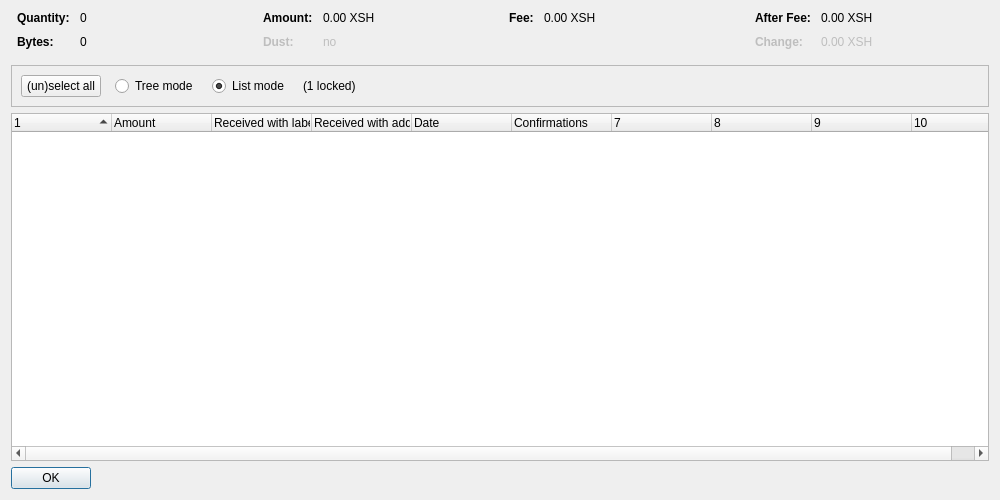
<?xml version="1.0" encoding="UTF-8"?>
<ui version="4.0">
 <class>CoinControlDialog</class>
 <widget class="QDialog" name="CoinControlDialog">
  <property name="geometry">
   <rect>
    <x>0</x>
    <y>0</y>
    <width>1000</width>
    <height>500</height>
   </rect>
  </property>
  <property name="windowTitle">
   <string>Coin Selection</string>
  </property>
  <layout class="QVBoxLayout" name="verticalLayout">
   <item>
    <layout class="QHBoxLayout" name="horizontalLayoutTop" stretch="0,0,0,0">
     <property name="topMargin">
      <number>0</number>
     </property>
     <property name="bottomMargin">
      <number>10</number>
     </property>
     <item>
      <layout class="QFormLayout" name="formLayoutCoinControl1">
       <property name="horizontalSpacing">
        <number>10</number>
       </property>
       <property name="verticalSpacing">
        <number>10</number>
       </property>
       <property name="leftMargin">
        <number>6</number>
       </property>
       <property name="rightMargin">
        <number>6</number>
       </property>
       <item row="0" column="0">
        <widget class="QLabel" name="labelCoinControlQuantityText">
         <property name="font">
          <font>
           <weight>75</weight>
           <bold>true</bold>
          </font>
         </property>
         <property name="text">
          <string>Quantity:</string>
         </property>
        </widget>
       </item>
       <item row="0" column="1">
        <widget class="QLabel" name="labelCoinControlQuantity">
         <property name="cursor">
          <cursorShape>IBeamCursor</cursorShape>
         </property>
         <property name="contextMenuPolicy">
          <enum>Qt::ActionsContextMenu</enum>
         </property>
         <property name="text">
          <string notr="true">0</string>
         </property>
         <property name="textInteractionFlags">
          <set>Qt::LinksAccessibleByMouse|Qt::TextSelectableByKeyboard|Qt::TextSelectableByMouse</set>
         </property>
        </widget>
       </item>
       <item row="1" column="0">
        <widget class="QLabel" name="labelCoinControlBytesText">
         <property name="font">
          <font>
           <weight>75</weight>
           <bold>true</bold>
          </font>
         </property>
         <property name="text">
          <string>Bytes:</string>
         </property>
        </widget>
       </item>
       <item row="1" column="1">
        <widget class="QLabel" name="labelCoinControlBytes">
         <property name="cursor">
          <cursorShape>IBeamCursor</cursorShape>
         </property>
         <property name="contextMenuPolicy">
          <enum>Qt::ActionsContextMenu</enum>
         </property>
         <property name="text">
          <string notr="true">0</string>
         </property>
         <property name="textInteractionFlags">
          <set>Qt::LinksAccessibleByMouse|Qt::TextSelectableByKeyboard|Qt::TextSelectableByMouse</set>
         </property>
        </widget>
       </item>
      </layout>
     </item>
     <item>
      <layout class="QFormLayout" name="formLayoutCoinControl2">
       <property name="horizontalSpacing">
        <number>10</number>
       </property>
       <property name="verticalSpacing">
        <number>10</number>
       </property>
       <property name="leftMargin">
        <number>6</number>
       </property>
       <property name="rightMargin">
        <number>6</number>
       </property>
       <item row="0" column="0">
        <widget class="QLabel" name="labelCoinControlAmountText">
         <property name="font">
          <font>
           <weight>75</weight>
           <bold>true</bold>
          </font>
         </property>
         <property name="text">
          <string>Amount:</string>
         </property>
        </widget>
       </item>
       <item row="0" column="1">
        <widget class="QLabel" name="labelCoinControlAmount">
         <property name="cursor">
          <cursorShape>IBeamCursor</cursorShape>
         </property>
         <property name="contextMenuPolicy">
          <enum>Qt::ActionsContextMenu</enum>
         </property>
         <property name="text">
          <string notr="true">0.00 XSH</string>
         </property>
         <property name="textInteractionFlags">
          <set>Qt::LinksAccessibleByMouse|Qt::TextSelectableByKeyboard|Qt::TextSelectableByMouse</set>
         </property>
        </widget>
       </item>
       <item row="1" column="0">
        <widget class="QLabel" name="labelCoinControlLowOutputText">
         <property name="enabled">
          <bool>false</bool>
         </property>
         <property name="font">
          <font>
           <weight>75</weight>
           <bold>true</bold>
          </font>
         </property>
         <property name="text">
          <string>Dust:</string>
         </property>
        </widget>
       </item>
       <item row="1" column="1">
        <widget class="QLabel" name="labelCoinControlLowOutput">
         <property name="enabled">
          <bool>false</bool>
         </property>
         <property name="cursor">
          <cursorShape>IBeamCursor</cursorShape>
         </property>
         <property name="contextMenuPolicy">
          <enum>Qt::ActionsContextMenu</enum>
         </property>
         <property name="text">
          <string notr="true">no</string>
         </property>
         <property name="textInteractionFlags">
          <set>Qt::LinksAccessibleByMouse|Qt::TextSelectableByKeyboard|Qt::TextSelectableByMouse</set>
         </property>
        </widget>
       </item>
      </layout>
     </item>
     <item>
      <layout class="QFormLayout" name="formLayoutCoinControl3">
       <property name="horizontalSpacing">
        <number>10</number>
       </property>
       <property name="verticalSpacing">
        <number>10</number>
       </property>
       <property name="leftMargin">
        <number>6</number>
       </property>
       <property name="rightMargin">
        <number>6</number>
       </property>
       <item row="0" column="0">
        <widget class="QLabel" name="labelCoinControlFeeText">
         <property name="font">
          <font>
           <weight>75</weight>
           <bold>true</bold>
          </font>
         </property>
         <property name="text">
          <string>Fee:</string>
         </property>
        </widget>
       </item>
       <item row="0" column="1">
        <widget class="QLabel" name="labelCoinControlFee">
         <property name="cursor">
          <cursorShape>IBeamCursor</cursorShape>
         </property>
         <property name="contextMenuPolicy">
          <enum>Qt::ActionsContextMenu</enum>
         </property>
         <property name="text">
          <string notr="true">0.00 XSH</string>
         </property>
         <property name="textInteractionFlags">
          <set>Qt::LinksAccessibleByMouse|Qt::TextSelectableByKeyboard|Qt::TextSelectableByMouse</set>
         </property>
        </widget>
       </item>
      </layout>
     </item>
     <item>
      <layout class="QFormLayout" name="formLayoutCoinControl4">
       <property name="horizontalSpacing">
        <number>10</number>
       </property>
       <property name="verticalSpacing">
        <number>10</number>
       </property>
       <property name="leftMargin">
        <number>6</number>
       </property>
       <property name="rightMargin">
        <number>6</number>
       </property>
       <item row="0" column="0">
        <widget class="QLabel" name="labelCoinControlAfterFeeText">
         <property name="font">
          <font>
           <weight>75</weight>
           <bold>true</bold>
          </font>
         </property>
         <property name="text">
          <string>After Fee:</string>
         </property>
        </widget>
       </item>
       <item row="0" column="1">
        <widget class="QLabel" name="labelCoinControlAfterFee">
         <property name="cursor">
          <cursorShape>IBeamCursor</cursorShape>
         </property>
         <property name="contextMenuPolicy">
          <enum>Qt::ActionsContextMenu</enum>
         </property>
         <property name="text">
          <string notr="true">0.00 XSH</string>
         </property>
         <property name="textInteractionFlags">
          <set>Qt::LinksAccessibleByMouse|Qt::TextSelectableByKeyboard|Qt::TextSelectableByMouse</set>
         </property>
        </widget>
       </item>
       <item row="1" column="0">
        <widget class="QLabel" name="labelCoinControlChangeText">
         <property name="enabled">
          <bool>false</bool>
         </property>
         <property name="font">
          <font>
           <weight>75</weight>
           <bold>true</bold>
          </font>
         </property>
         <property name="text">
          <string>Change:</string>
         </property>
        </widget>
       </item>
       <item row="1" column="1">
        <widget class="QLabel" name="labelCoinControlChange">
         <property name="enabled">
          <bool>false</bool>
         </property>
         <property name="cursor">
          <cursorShape>IBeamCursor</cursorShape>
         </property>
         <property name="contextMenuPolicy">
          <enum>Qt::ActionsContextMenu</enum>
         </property>
         <property name="text">
          <string notr="true">0.00 XSH</string>
         </property>
         <property name="textInteractionFlags">
          <set>Qt::LinksAccessibleByMouse|Qt::TextSelectableByKeyboard|Qt::TextSelectableByMouse</set>
         </property>
        </widget>
       </item>
      </layout>
     </item>
    </layout>
   </item>
   <item>
    <widget class="QFrame" name="frame">
     <property name="minimumSize">
      <size>
       <width>0</width>
       <height>40</height>
      </size>
     </property>
     <property name="frameShape">
      <enum>QFrame::StyledPanel</enum>
     </property>
     <property name="frameShadow">
      <enum>QFrame::Sunken</enum>
     </property>
     <layout class="QHBoxLayout" name="horizontalLayout">
      <item>
       <layout class="QHBoxLayout" name="horizontalLayoutPanel" stretch="0,0,0,0,0">
        <property name="spacing">
         <number>14</number>
        </property>
        <item>
         <widget class="QPushButton" name="pushButtonSelectAll">
          <property name="sizePolicy">
           <sizepolicy hsizetype="Maximum" vsizetype="Fixed">
            <horstretch>0</horstretch>
            <verstretch>0</verstretch>
           </sizepolicy>
          </property>
          <property name="text">
           <string>(un)select all</string>
          </property>
          <property name="autoDefault">
           <bool>false</bool>
          </property>
         </widget>
        </item>
        <item>
         <widget class="QRadioButton" name="radioTreeMode">
          <property name="sizePolicy">
           <sizepolicy hsizetype="Maximum" vsizetype="Fixed">
            <horstretch>0</horstretch>
            <verstretch>0</verstretch>
           </sizepolicy>
          </property>
          <property name="text">
           <string>Tree mode</string>
          </property>
         </widget>
        </item>
        <item>
         <widget class="QRadioButton" name="radioListMode">
          <property name="sizePolicy">
           <sizepolicy hsizetype="Maximum" vsizetype="Fixed">
            <horstretch>0</horstretch>
            <verstretch>0</verstretch>
           </sizepolicy>
          </property>
          <property name="text">
           <string>List mode</string>
          </property>
          <property name="checked">
           <bool>true</bool>
          </property>
         </widget>
        </item>
        <item>
         <widget class="QLabel" name="labelLocked">
          <property name="text">
           <string notr="true">(1 locked)</string>
          </property>
         </widget>
        </item>
        <item>
         <spacer name="horizontalSpacer">
          <property name="orientation">
           <enum>Qt::Horizontal</enum>
          </property>
          <property name="sizeHint" stdset="0">
           <size>
            <width>40</width>
            <height>20</height>
           </size>
          </property>
         </spacer>
        </item>
       </layout>
      </item>
     </layout>
    </widget>
   </item>
   <item>
    <widget class="CoinControlTreeWidget" name="treeWidget">
     <property name="contextMenuPolicy">
      <enum>Qt::CustomContextMenu</enum>
     </property>
     <property name="sortingEnabled">
      <bool>false</bool>
     </property>
     <property name="columnCount">
      <number>10</number>
     </property>
     <attribute name="headerShowSortIndicator" stdset="0">
      <bool>true</bool>
     </attribute>
     <attribute name="headerStretchLastSection">
      <bool>false</bool>
     </attribute>
     <column>
      <property name="text">
       <string/>
      </property>
     </column>
     <column>
      <property name="text">
       <string>Amount</string>
      </property>
     </column>
     <column>
      <property name="text">
       <string>Received with label</string>
      </property>
     </column>
     <column>
      <property name="text">
       <string>Received with address</string>
      </property>
     </column>
     <column>
      <property name="text">
       <string>Date</string>
      </property>
     </column>
     <column>
      <property name="text">
       <string>Confirmations</string>
      </property>
      <property name="toolTip">
       <string>Confirmed</string>
      </property>
     </column>
     <column>
      <property name="text">
       <string/>
      </property>
     </column>
     <column>
      <property name="text">
       <string/>
      </property>
     </column>
     <column>
      <property name="text">
       <string/>
      </property>
     </column>
     <column>
      <property name="text">
       <string/>
      </property>
     </column>
    </widget>
   </item>
   <item>
    <widget class="QDialogButtonBox" name="buttonBox">
     <property name="sizePolicy">
      <sizepolicy hsizetype="Maximum" vsizetype="Fixed">
       <horstretch>0</horstretch>
       <verstretch>0</verstretch>
      </sizepolicy>
     </property>
     <property name="orientation">
      <enum>Qt::Horizontal</enum>
     </property>
     <property name="standardButtons">
      <set>QDialogButtonBox::Ok</set>
     </property>
    </widget>
   </item>
  </layout>
 </widget>
 <customwidgets>
  <customwidget>
   <class>CoinControlTreeWidget</class>
   <extends>QTreeWidget</extends>
   <header>qt/coincontroltreewidget.h</header>
  </customwidget>
 </customwidgets>
 <resources/>
 <connections/>
</ui>
